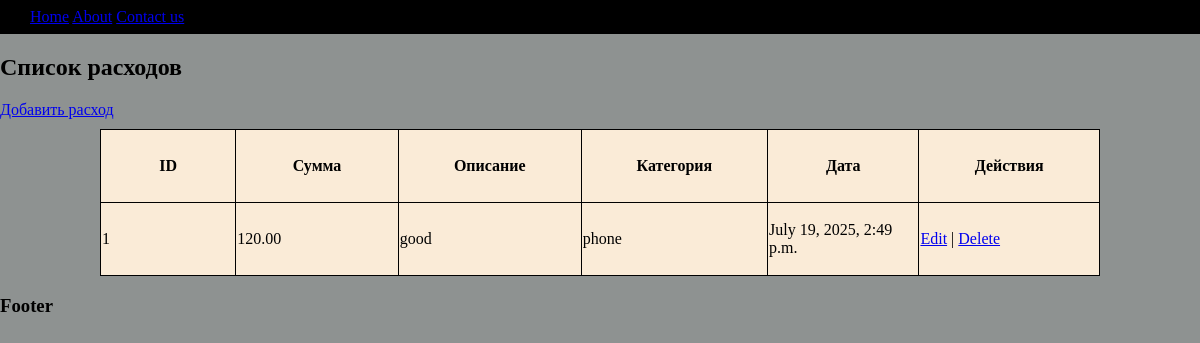
The app's page /expenses/ (signed in), older data.
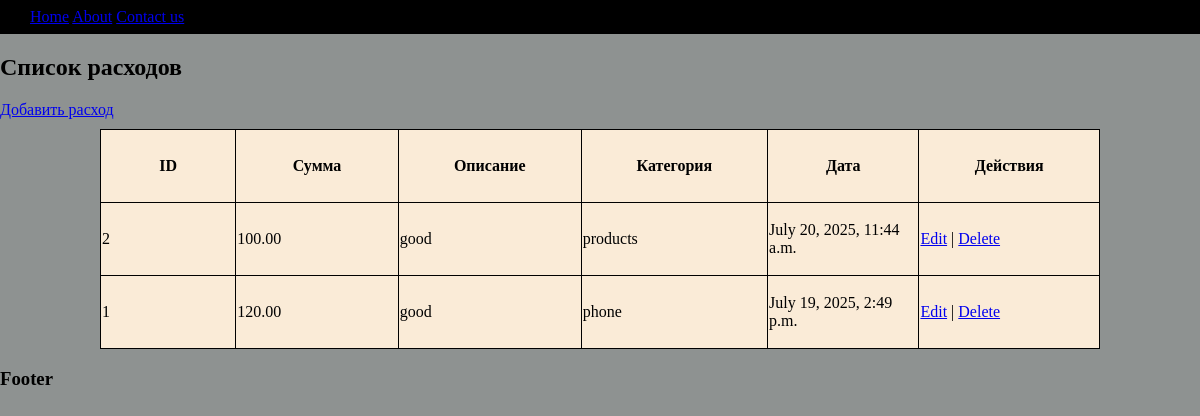
The same page, newer data.
### LMS/models.py (models this page shows, shortened)
class Expense(models.Model):
    user = models.ForeignKey(User, related_name="user_expenses", on_delete=models.CASCADE)
    amount = models.DecimalField(max_digits=10, decimal_places=2)
    category = models.ForeignKey(Category, related_name='expense_category', on_delete=models.CASCADE)
    description = models.TextField()
    created_at = models.DateTimeField(auto_now_add=True)
    class Meta:
        verbose_name = 'Expense'
        verbose_name_plural = 'Expenses'

class Category(models.Model):
    name = models.CharField(max_length=200)

### LMS/views.py (the view)
# urls.py: path('expenses/', expense_list_view, name='expense_list'),
def expense_list_view(request):
    if request.method == 'GET':
        expenses = Expense.objects.filter(user=request.user).order_by("-id")
        return render(request, "expense_list.html", {"expenses":expenses})

### templates/expense_list.html (shortened to what this page needs)
{% extends 'base.html' %}
{% block content %}
<h2>Список расходов</h2>
<a href="{% url 'expense_create' %}">Добавить расход</a>
<table border="1">
    <tr>
        <th>ID</th>
        <th>Сумма</th>
        <th>Описание</th>
        <th>Категория</th>
        <th>Дата</th>
        <th>Действия</th>
    </tr>
    {% for expense in expenses %}
    <tr>
        <td>{{expense.id}}</td>
        <td>{{expense.amount}}</td>
        <td>{{expense.description}}</td>
        <td>{{expense.category.name}}</td>
        <td>{{expense.created_at}}</td>
        <td>
            <a href="{% url 'expense_edit' expense.id %}">Edit</a>
            |
            <a href="{% url 'expense_delete' expense.id %}">Delete</a>
        </td>
    </tr>
    {% endfor %}
</table>
{% endblock content %}

Row changes from the older to the newer data that the page shows:
added Expense: id "2", amount "100.00", description "good", category.name "products", created_at "July 20, 2025, 11:44 a.m."
